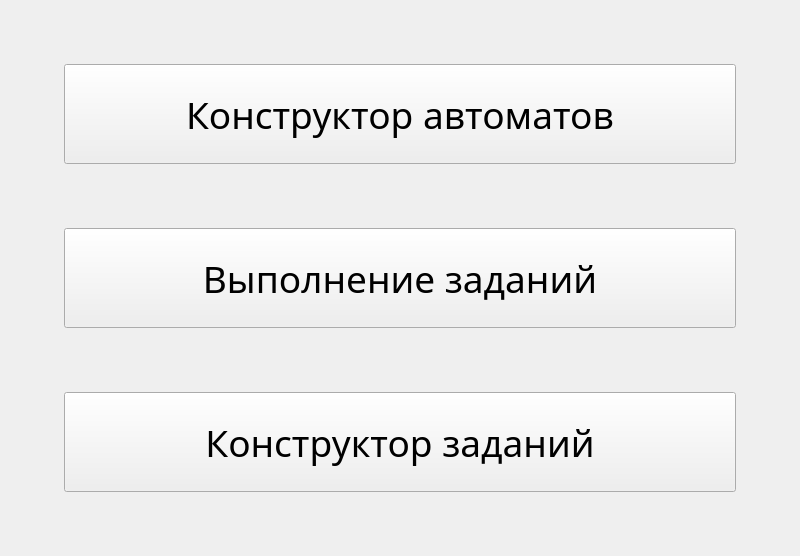
<?xml version="1.0" encoding="UTF-8"?>
<ui version="4.0">
 <class>StartWindow</class>
 <widget class="QMainWindow" name="StartWindow">
  <property name="geometry">
   <rect>
    <x>0</x>
    <y>0</y>
    <width>800</width>
    <height>556</height>
   </rect>
  </property>
  <property name="windowTitle">
   <string>StartWindow</string>
  </property>
  <widget class="QWidget" name="centralwidget">
   <widget class="QPushButton" name="sandboxButton">
    <property name="geometry">
     <rect>
      <x>64</x>
      <y>64</y>
      <width>672</width>
      <height>100</height>
     </rect>
    </property>
    <property name="font">
     <font>
      <family>Montserrat Light</family>
      <pointsize>28</pointsize>
     </font>
    </property>
    <property name="text">
     <string>Конструктор автоматов</string>
    </property>
   </widget>
   <widget class="QPushButton" name="playgroundButton">
    <property name="geometry">
     <rect>
      <x>64</x>
      <y>228</y>
      <width>672</width>
      <height>100</height>
     </rect>
    </property>
    <property name="font">
     <font>
      <family>Montserrat Light</family>
      <pointsize>28</pointsize>
     </font>
    </property>
    <property name="text">
     <string>Выполнение заданий</string>
    </property>
   </widget>
   <widget class="QPushButton" name="taskConstructorButton">
    <property name="geometry">
     <rect>
      <x>64</x>
      <y>392</y>
      <width>672</width>
      <height>100</height>
     </rect>
    </property>
    <property name="font">
     <font>
      <family>Montserrat Light</family>
      <pointsize>28</pointsize>
     </font>
    </property>
    <property name="text">
     <string>Конструктор заданий</string>
    </property>
   </widget>
  </widget>
 </widget>
 <resources/>
 <connections/>
</ui>
